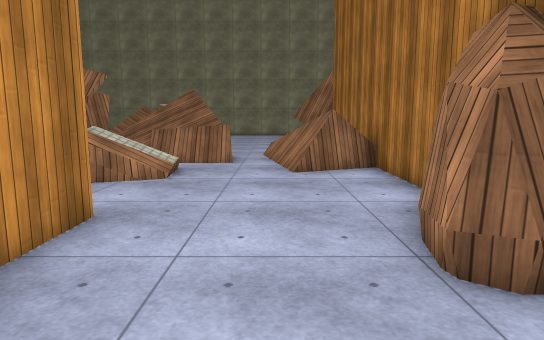
[1] (above)

16 first-person views from a walk through a 3-D level made in the Unity game engine. The camera is 1.4 m above the floor, tilts 8° down and sees 75° across. The floor is counted in squares, 1 m on a side. Each view is taken from the middle of a square. On the plan, view 1 faces up. The plan holds only what a view shows up to about 15 squares ahead; the rest is blank. The place goes on beyond the plan. The player character is not drawn. Surface patterns are stand-ins for the level's own textures.

[2]
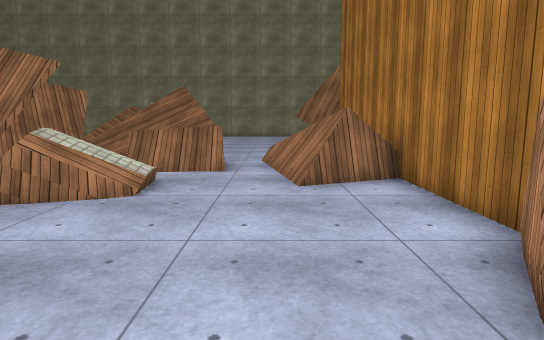

[3]
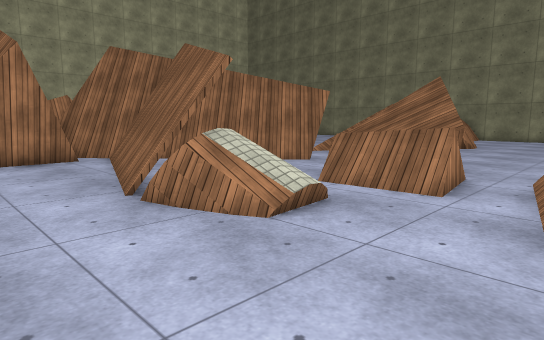

[4]
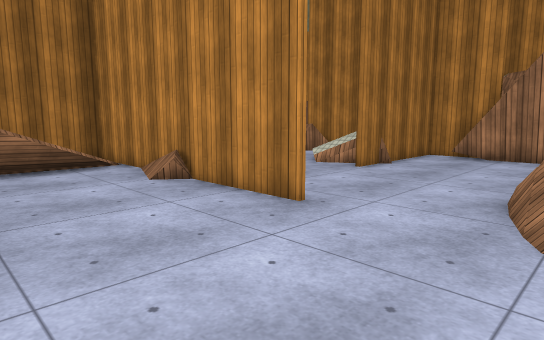

[5]
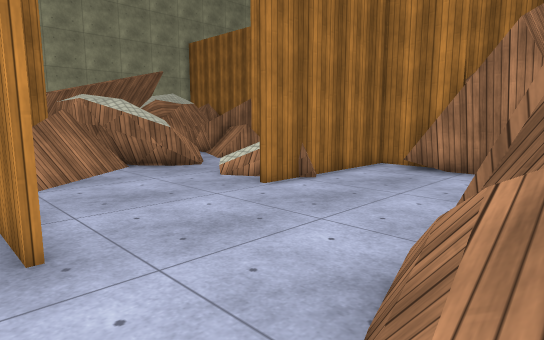

[6]
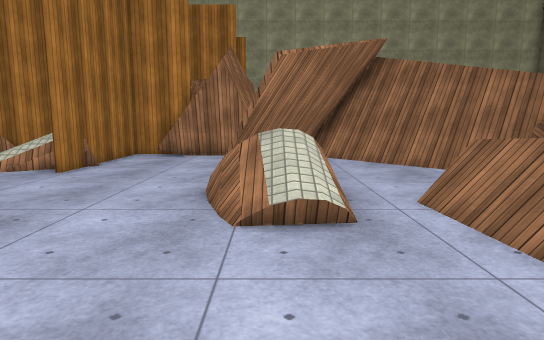

[7]
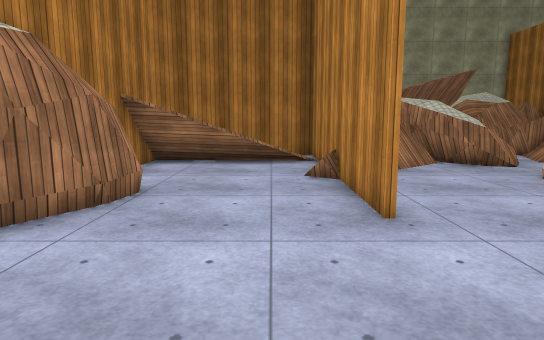

[8]
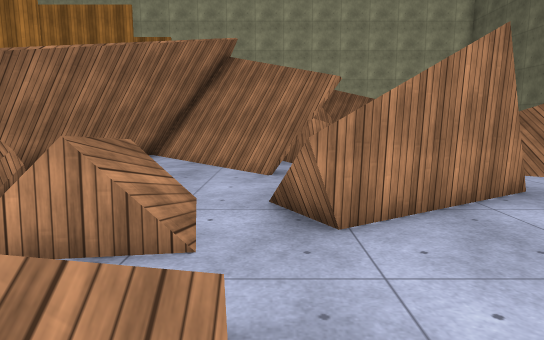

[9]
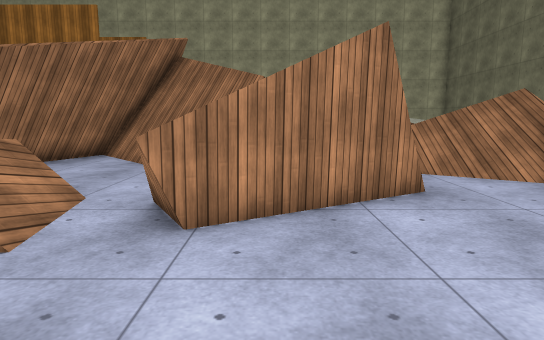

[10]
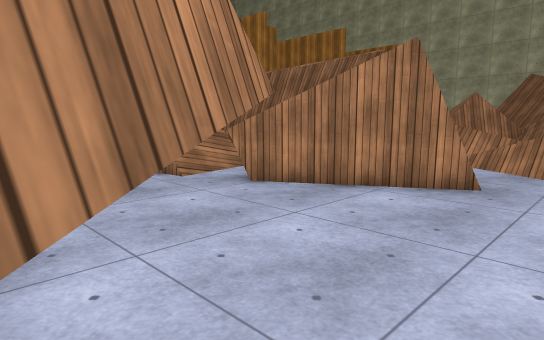

[11]
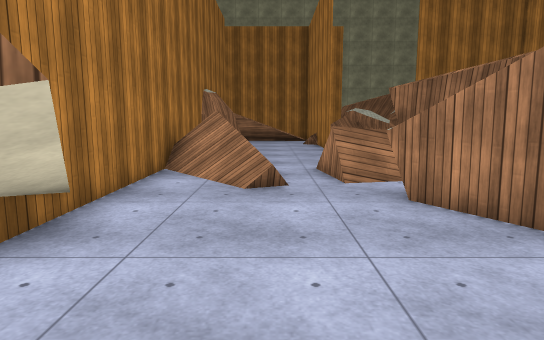

[12]
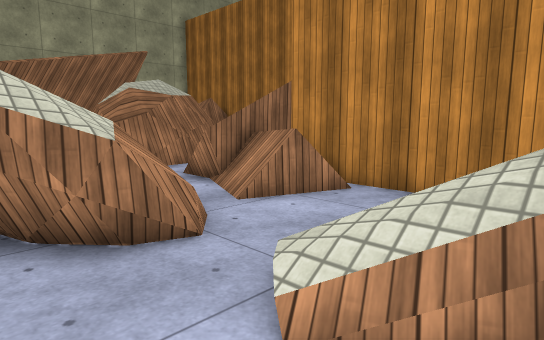

[13]
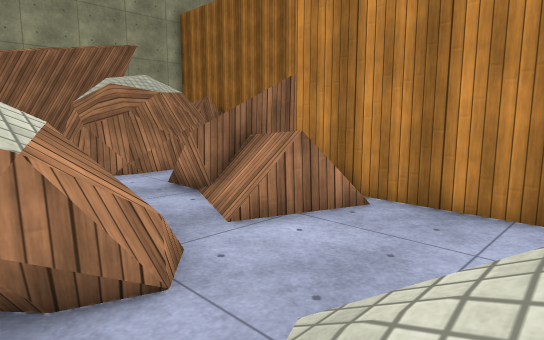

[14]
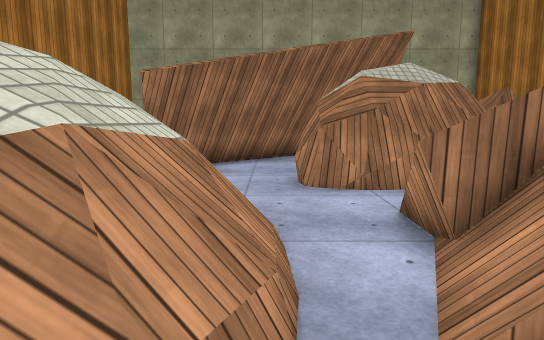

[15]
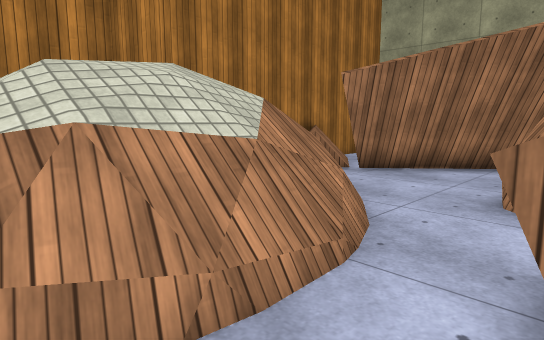

[16]
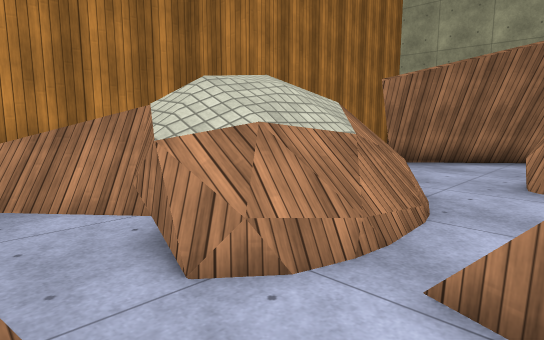

### Floor plan
Key: @ floor where view 1 was taken; # wall or solid block; . floor; / step, stairs or slope; = window, fence, low wall or low ledge; ^ raised ledge; v drop or lower ground; O other object.
Columns run from 13 left of view 1 to 3 right of it. Each row starts with its distance up from view 1.
 22     ///.......  .
 21     ///........##
 20     //.........##
 19  O/ /./ ##.....##
 18  =/   ////......#
 17      /////#.....#
 16     =#./ //#....#
 15     ##=../=../..#
 14    ##=....//.//.#
 13   ##=....///.=//#
 12  ##......===.==O#
 11 ###...........=O#
 10 #=####  ==O...#v#
  9 #..==#####O.....#
  8 ##....==#=......#
  7  #..............#
  6  #..............#
  5 ##........#....##
  4 #.........#....#
  3 ######....#....#
  2 #  =#=....#.....
  1 #...O.....#/....
  0 #........=#/.@./#
 -1 #=../^#.###..=/ #
 -2 ##==/^^####/////#
 -3 # v.=^ ####
 -4   /.=^^ ########
 -5   /..^^
 -6   ...=#
 -7  ==....
 -8 ####....
 -9 #  #....
-10    ...##==#
-11    ..##..=#
-12    .##.  =#
-13    ##.   .#
-14   #=      #
-15   #

Positions as (right, up) in squares from view 1, and headings:
1: (0, 0), facing up
2: (0, 2), facing up
3: (1, 5), facing up-left
4: (2, 9), facing down-left
5: (-2, 9), facing down-left
6: (2, 9), facing left
7: (-1, 10), facing down
8: (2, 15), facing left
9: (2, 17), facing left
10: (3, 22), facing down-left
11: (0, 22), facing down
12: (-6, 3), facing down-left
13: (-7, 2), facing down-left
14: (-9, 0), facing down
15: (-11, -1), facing down-right
16: (-11, 1), facing down-right
